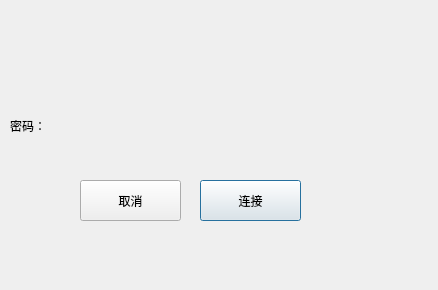
<?xml version="1.0" encoding="UTF-8"?>
<ui version="4.0">
 <class>Set_Wifi</class>
 <widget class="QDialog" name="Set_Wifi">
  <property name="geometry">
   <rect>
    <x>0</x>
    <y>0</y>
    <width>438</width>
    <height>290</height>
   </rect>
  </property>
  <property name="windowTitle">
   <string>Dialog</string>
  </property>
  <property name="styleSheet">
   <string notr="true">QDialog#Set_Wifi{border-image: url(:/icon/background2.png);}
</string>
  </property>
  <widget class="QPushButton" name="pushButton">
   <property name="geometry">
    <rect>
     <x>200</x>
     <y>180</y>
     <width>101</width>
     <height>41</height>
    </rect>
   </property>
   <property name="text">
    <string>连接</string>
   </property>
  </widget>
  <widget class="QPushButton" name="pushButton_2">
   <property name="geometry">
    <rect>
     <x>80</x>
     <y>180</y>
     <width>101</width>
     <height>41</height>
    </rect>
   </property>
   <property name="text">
    <string>取消</string>
   </property>
  </widget>
  <widget class="QLabel" name="label">
   <property name="geometry">
    <rect>
     <x>10</x>
     <y>110</y>
     <width>71</width>
     <height>31</height>
    </rect>
   </property>
   <property name="text">
    <string>密码：</string>
   </property>
  </widget>
 </widget>
 <resources/>
 <connections/>
</ui>
